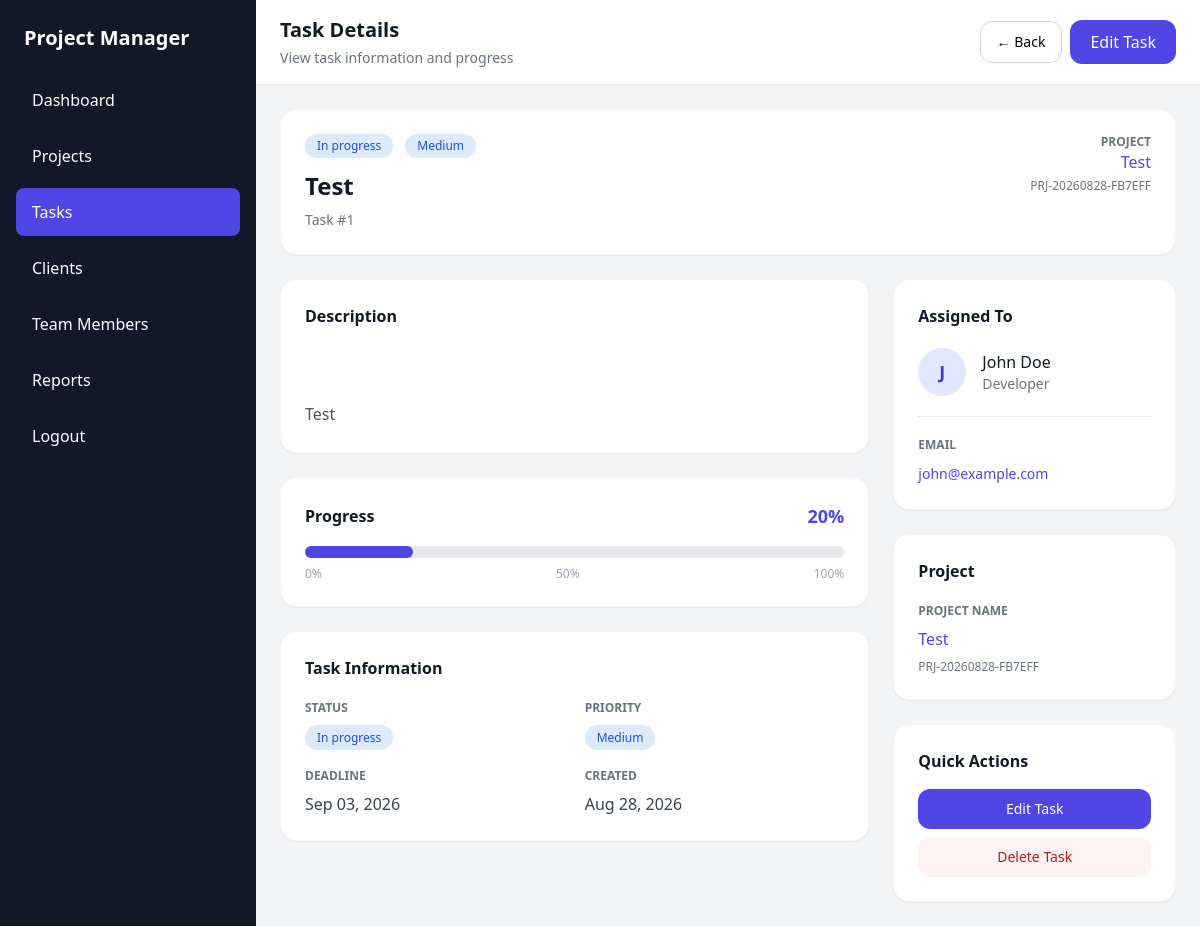
Screenshot of /tasks/view.php?id=1 (signed in) with the database file from the repository.
### tables this page shows
CREATE TABLE `tasks` (
  `id` int(10) UNSIGNED NOT NULL,
  `project_id` int(10) UNSIGNED NOT NULL,
  `team_member_id` int(10) UNSIGNED DEFAULT NULL,
  `assigned_to` int(10) UNSIGNED DEFAULT NULL,
  `created_by` int(10) UNSIGNED DEFAULT NULL,
  `title` varchar(255) NOT NULL,
  `description` text DEFAULT NULL,
  `start_date` date DEFAULT NULL,
  `due_date` date DEFAULT NULL,
  `priority` enum('low','medium','high','urgent') NOT NULL DEFAULT 'medium',
  `deadline` date DEFAULT NULL,
  `status` enum('todo','in_progress','review','completed','cancelled') NOT NULL DEFAULT 'todo',
  `progress` tinyint(3) UNSIGNED NOT NULL DEFAULT 0,
  `completed_at` datetime DEFAULT NULL,
  `created_at` timestamp NOT NULL DEFAULT current_timestamp(),
  `updated_at` timestamp NOT NULL DEFAULT current_timestamp() ON UPDATE current_timestamp()
);

CREATE TABLE `projects` (
  `id` int(10) UNSIGNED NOT NULL,
  `client_id` int(10) UNSIGNED DEFAULT NULL,
  `manager_id` int(10) UNSIGNED DEFAULT NULL,
  `project_code` varchar(50) NOT NULL,
  `name` varchar(200) NOT NULL,
  `description` text DEFAULT NULL,
  `start_date` date DEFAULT NULL,
  `deadline` date DEFAULT NULL,
  `budget` decimal(12,2) NOT NULL DEFAULT 0.00,
  `priority` enum('low','medium','high','urgent') NOT NULL DEFAULT 'medium',
  `status` enum('planning','in_progress','on_hold','completed','cancelled') NOT NULL DEFAULT 'planning',
  `progress` tinyint(3) UNSIGNED NOT NULL DEFAULT 0,
  `created_at` timestamp NOT NULL DEFAULT current_timestamp(),
  `updated_at` timestamp NOT NULL DEFAULT current_timestamp() ON UPDATE current_timestamp()
);

CREATE TABLE `team_members` (
  `id` int(10) UNSIGNED NOT NULL,
  `name` varchar(150) NOT NULL,
  `email` varchar(150) NOT NULL,
  `phone` varchar(30) DEFAULT NULL,
  `role` varchar(100) DEFAULT NULL,
  `status` enum('active','inactive') NOT NULL DEFAULT 'active',
  `created_at` timestamp NOT NULL DEFAULT current_timestamp(),
  `updated_at` timestamp NOT NULL DEFAULT current_timestamp() ON UPDATE current_timestamp()
);

### tasks/view.php (the view, shortened to what the rows shown need)
<?php
require_once "../config/db.php";
$id = (int)($_GET['id'] ?? 0);
$sql = "
    SELECT
        t.id,
        t.title,
        t.description,
        t.status,
        t.priority,
        t.deadline,
        t.progress,
        t.created_at,
        p.id AS project_id,
        p.name AS project_name,
        p.project_code,
        tm.id AS member_id,
        tm.name AS member_name,
        tm.email AS member_email,
        tm.role AS member_role
    FROM tasks t
    INNER JOIN projects p
        ON p.id = t.project_id
    LEFT JOIN team_members tm
        ON tm.id = t.team_member_id
    WHERE t.id = ?
    LIMIT 1
";
$stmt = $conn->prepare($sql);
$stmt->bind_param("i", $id);
$stmt->execute();
$result = $stmt->get_result();
$task = $result->fetch_assoc();
$status_classes = [
    'pending' =>
        'bg-yellow-100 text-yellow-700',
    'in_progress' =>
        'bg-blue-100 text-blue-700',
    'completed' =>
        'bg-green-100 text-green-700',
    'on_hold' =>
        'bg-gray-100 text-gray-700',
    'cancelled' =>
        'bg-red-100 text-red-700'
];
$status_class =
    $status_classes[$task['status']]
    ?? 'bg-gray-100 text-gray-700';
$priority_classes = [
    'low' =>
        'bg-gray-100 text-gray-600',
    'medium' =>
        'bg-blue-100 text-blue-700',
    'high' =>
        'bg-orange-100 text-orange-700',
    'urgent' =>
        'bg-red-100 text-red-700'
];
$priority_class =
    $priority_classes[$task['priority']]
    ?? 'bg-gray-100 text-gray-700';
$is_overdue = false;
$progress = max(
    0,
    min(
        100,
        (int)$task['progress']
    )
);
?>
<!DOCTYPE html>
<html lang="en">
<head>
    <script src="https://cdn.tailwindcss.com"></script>
</head>
<body class="bg-gray-100">
<div class="min-h-screen flex">
    <aside class="w-64 bg-gray-900 text-white hidden md:block">
        <div class="p-6">
            <h1 class="text-xl font-bold">
                Project Manager
            </h1>
        </div>
    </aside>
    <main class="flex-1">
        <header class="bg-white border-b">
            <div class="px-6 py-4 flex items-center justify-between">
                <div>
                    <h2 class="text-xl font-semibold text-gray-900">
                        Task Details
                    </h2>
                </div>
            </div>
        </header>
        <section class="p-6">
            <div class="max-w-5xl mx-auto">
                <div class="bg-white rounded-2xl shadow-sm border border-gray-100 p-6 mb-6">
                    <div class="flex flex-col lg:flex-row lg:items-start lg:justify-between gap-6">
                        <div class="flex-1">
                            <div class="flex flex-wrap items-center gap-3 mb-3">
                                <span
                                    class="px-3 py-1 rounded-full text-xs font-medium <?= $status_class ?>"
                                >
                                    <?= ucfirst(
                                        str_replace(
                                            '_',
                                            ' ',
                                            $task['status']
                                        )
                                    ) ?>
                                </span>
                                <span
                                    class="px-3 py-1 rounded-full text-xs font-medium <?= $priority_class ?>"
                                >
                                    <?= ucfirst(
                                        $task['priority']
                                    ) ?>
                                </span>
                            </div>
                            <h1 class="text-2xl font-bold text-gray-900">
                                <?= htmlspecialchars(
                                    $task['title']
                                ) ?>
                            </h1>
                            <p class="text-sm text-gray-500 mt-2">
                                Task #<?= (int)$task['id'] ?>
                            </p>
                        </div>
                        <div class="lg:text-right">
                            <p class="text-xs text-gray-500 uppercase font-semibold">
                                Project
                            </p>
                            <a
                                href="../projects/view.php?id=<?= (int)$task['project_id'] ?>"
                                class="text-indigo-600 hover:text-indigo-700 font-medium"
                            >
                                <?= htmlspecialchars(
                                    $task['project_name']
                                ) ?>
                            </a>
                            <p class="text-xs text-gray-500 mt-1">
                                <?= htmlspecialchars(
                                    $task['project_code']
                                ) ?>
                            </p>
                        </div>
                    </div>
                </div>
                <div class="grid grid-cols-1 lg:grid-cols-3 gap-6">
                    <div class="lg:col-span-2 space-y-6">
                        <div class="bg-white rounded-2xl shadow-sm border border-gray-100 p-6">
                            <h3 class="font-semibold text-gray-900 mb-4">
                                Description
                            </h3>
                            <?php if (!empty($task['description'])): ?>
                                <div class="text-gray-600 leading-7 whitespace-pre-line">
                                    <?= htmlspecialchars(
                                        $task['description']
                                    ) ?>
                                </div>
                            <?php else: ?>
                                <p class="text-gray-400">
                                    No description provided.
                                </p>
                            <?php endif; ?>
                        </div>
                        <div class="bg-white rounded-2xl shadow-sm border border-gray-100 p-6">
                            <div class="flex items-center justify-between mb-4">
                                <h3 class="font-semibold text-gray-900">
                                    Progress
                                </h3>
                                <span class="text-lg font-bold text-indigo-600">
                                    <?= $progress ?>%
                                </span>
                            </div>
                        </div>
                        <div class="bg-white rounded-2xl shadow-sm border border-gray-100 p-6">
                            <div class="grid grid-cols-1 sm:grid-cols-2 gap-5">
                                <div>
                                    <p class="text-xs text-gray-500 uppercase font-semibold mb-2">
                                        Status
                                    </p>
                                    <span
                                        class="px-3 py-1 rounded-full text-xs font-medium <?= $status_class ?>"
                                    >
                                        <?= ucfirst(
                                            str_replace(
                                                '_',
                                                ' ',
                                                $task['status']
                                            )
                                        ) ?>
                                    </span>
                                </div>
                                <div>
                                    <p class="text-xs text-gray-500 uppercase font-semibold mb-2">
                                        Priority
                                    </p>
                                    <span
                                        class="px-3 py-1 rounded-full text-xs font-medium <?= $priority_class ?>"
                                    >
                                        <?= ucfirst(
                                            $task['priority']
                                        ) ?>
                                    </span>
                                </div>
                                <div>
                                    <p class="text-xs text-gray-500 uppercase font-semibold mb-2">
                                        Deadline
                                    </p>
                                    <?php if (!empty($task['deadline'])): ?>
                                        <p
                                            class="<?= $is_overdue
                                                ? 'text-red-600 font-semibold'
                                                : 'text-gray-700'
                                            ?>"
                                        >
                                            <?= date(
                                                'M d, Y',
                                                strtotime(
                                                    $task['deadline']
                                                )
                                            ) ?>
                                        </p>
                                    <?php else: ?>
                                        <p class="text-gray-400">
                                            No deadline
                                        </p>
                                    <?php endif; ?>
                                </div>
                                <div>
                                    <p class="text-xs text-gray-500 uppercase font-semibold mb-2">
                                        Created
                                    </p>
                                    <p class="text-gray-700">
                                        <?= !empty($task['created_at'])
                                            ? date(
                                                'M d, Y',
                                                strtotime(
                                                    $task['created_at']
                                                )
                                            )
                                            : '—'
                                        ?>
                                    </p>
                                </div>
                            </div>
                        </div>
                    </div>
                    <div class="space-y-6">
                        <div class="bg-white rounded-2xl shadow-sm border border-gray-100 p-6">
                            <?php if (!empty($task['member_id'])): ?>
                                <div class="flex items-center gap-4">
                                    <div class="w-12 h-12 rounded-full bg-indigo-100 text-indigo-700 flex items-center justify-center font-bold text-lg">
                                        <?= strtoupper(
                                            substr(
                                                $task['member_name'],
                                                0,
                                                1
                                            )
                                        ) ?>
                                    </div>
                                    <div>
                                        <p class="font-medium text-gray-900">
                                            <?= htmlspecialchars(
                                                $task['member_name']
                                            ) ?>
                                        </p>
                                        <?php if (!empty($task['member_role'])): ?>
                                            <p class="text-sm text-gray-500">
                                                <?= htmlspecialchars(
                                                    $task['member_role']
                                                ) ?>
                                            </p>
                                        <?php endif; ?>
                                    </div>
                                </div>
                                <?php if (!empty($task['member_email'])): ?>
                                    <div class="mt-5 pt-5 border-t">
                                        <p class="text-xs text-gray-500 uppercase font-semibold mb-2">
                                            Email
                                        </p>
                                        <a
                                            href="mailto:<?= htmlspecialchars($task['member_email']) ?>"
                                            class="text-sm text-indigo-600 hover:text-indigo-700 break-all"
                                        >
                                            <?= htmlspecialchars(
                                                $task['member_email']
                                            ) ?>
                                        </a>
                                    </div>
                                <?php endif; ?>
                            <?php endif; ?>
                        </div>
                        <div class="bg-white rounded-2xl shadow-sm border border-gray-100 p-6">
                            <h3 class="font-semibold text-gray-900 mb-5">
                                Project
                            </h3>
                            <p class="text-xs text-gray-500 uppercase font-semibold mb-2">
                                Project Name
                            </p>
                            <a
                                href="../projects/view.php?id=<?= (int)$task['project_id'] ?>"
                                class="font-medium text-indigo-600 hover:text-indigo-700"
                            >
                                <?= htmlspecialchars(
                                    $task['project_name']
                                ) ?>
                            </a>
                            <p class="text-xs text-gray-500 mt-2">
                                <?= htmlspecialchars(
                                    $task['project_code']
                                ) ?>
                            </p>
                        </div>
                    </div>
                </div>
            </div>
        </section>
    </main>
</div>
</body>
</html>

### rows the page displays
tasks: status "In progress", priority "Medium", title "Test", id "1", project.name "Test", project.project_code "PRJ-20260828-FB7EFF", description "Test", progress "20", deadline "Sep 03, 2026", created_at "Aug 28, 2026", team_member.name "J", team_member.name "John Doe", team_member.role "Developer", team_member.email "john@example.com"
